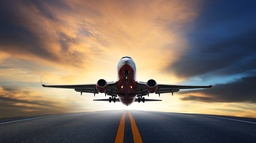
#> input picture 2. ImageFiltering/img/fly.jpg, 256 x 143 px, shrunk from 1500 x 837 before the run
$ jupyter execute --allow-errors IP_6131-010402D_Griaznov_I.ipynb   (shell and % lines are left out)
#> lines starting #> are read from the running program, lines starting #| are printed output that depends on the picture
# Laboratory work  2

**Фильтрация изображений**

Completed: гр.№ 6131-010402D, Griaznov Ilia

[cell 1]
import numpy as np
from PIL import Image
import matplotlib.pyplot as plt
import cv2 as cv
import random
import copy
import json
import itertools
from itertools import repeat
import cv2
from random import randint
from IPython.display import clear_output
from typing import Optional
import warnings
from tqdm import tqdm
warnings.filterwarnings("ignore")

1. Считать цветное rgb изображение
2. Зашумить изображение аддитивным шумом с вероятностью p (по вариантам).
  *   Вход: изображение из пункта 1
  *   Вывод: зашумленное изображение
3. Написать функцию реализации ранговой фильтрации

> Функцию вида fun(Image, window, rank)
Где window  - окно фильтрации (по вариантам)
rank - опциональный параметр, значение ранга в ранговой фильтрации

4. Отфильтровать зашумленное изображение со всеми возможными рангами (кол-во рангов зависит от окна по вариантам).
Подсчитать СКО для результата фильтрации с каждым рангом.
  *   Вход: изображение из пункта 2
  *   Вывод: Значения СКО для каждого ранга. Исходное (из пункта 1), зашумленное (из пункта 2) и отфильтрованные изображения для первого, последнего ранга, а так же для ранга с наименьшим СКО.
  *   СКО считать между отфильтрованным изображением и исходным (не зашумленным) из пункта 1
5. Написать функцию реализации свертки

> Функцию вида fun(mat1, mat2)
Где mat1  - первый сигнал. В данном случае изображение
mat2 - второй сигнал. В данном ядро КИХ фильтра

6. Отфильтровать изображение КИХ фильтром с ядром заданным по вариантам. Подсчитать СКО. Сравнить с результатами пункта 4.
  *   Вход: изображение из пункта 2
  *   Вывод: Значения СКО . Исходное (из пункта 1), зашумленное (из пункта 2) и отфильтрованное изображение.
  *   СКО считать между отфильтрованным изображением и исходным (не зашумленным) из пункта 1


*Для работы с изображением использовать OpenCV (открытие, сохранение и т.д.). Для визуализации можно использовать matplotlib. Все необходимые для задания функции реализовавать самим, а не использовать готовые в OpenCV, если не указано обратного. С изображениями работать с цветными по каждому из каналов.*

[cell 2]
p = 0,1
RANK = 1
kernel = np.array([[1, 1, 1],
                   [1, 3, 1],
                   [1, 1, 1]], dtype='uint8')

FIR_KERNEL = (1/13) * np.array([
    [2, 1, 2],
    [1, 1, 1],
    [2, 1, 2]
])

### 1. Считать цветное rgb изображение

[cell 3]
img = cv2.imread('img/fly.jpg')
#> img is the input picture: shape (143, 256, 3); mean B, G, R 103.5, 113.6, 127.7
img = cv2.cvtColor(img, cv2.COLOR_BGR2RGB)
plt.figure(figsize=(12, 12))
#> (this line was passed over: IPython is not available in this run)
plt.imshow(img)
#> (this line was passed over: IPython is not available in this run)

[cell 4]
img.shape
#> Out = (143, 256, 3)

### 2. Зашумить изображение аддитивным шумом с вероятностью p (по вариантам).

[cell 5]
def noise(img):
    for i in range(img.shape[0]):
        for j in range(img.shape[1]):
            rand = randint(0,100)
            if rand < 1:
                img[i][j] = img[i][j] + randint(0, 255-max(img[i][j]))
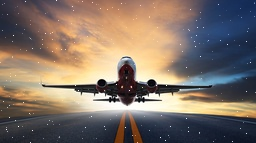
#> img: shape (143, 256, 3); mean R, G, B 128.2, 114.2, 104.1
    return img

[cell 6]
img_noise = noise(img)

#> (the rest of this cell did not finish here and is left out)

### 3. Написать функцию реализации ранговой фильтрации

[cell 7]
def rank_filter(img: np.array, kernel: np.array, rank: int)->np.array:
#> called with kernel = array of shape (3, 3), rank = 6
    result = np.array(img, dtype=img.dtype)
    rows, cols, channels = img.shape[0], img.shape[1], img.shape[2]
#> rows = 143; cols = 256; channels = 3
    halfKernelSize = len(kernel) // 2
    for ch in range(channels):
        for i in range(0, rows):
            for j in range(0, cols):
                series = [] # вариационный ряд
                for p in range(-halfKernelSize, halfKernelSize + 1):  # по строкам ядра
                    for q in range(-halfKernelSize, halfKernelSize + 1):  # по столбцам ядра
                        amount = kernel[p + halfKernelSize][q + halfKernelSize]  # число, лежащее в p,q ячейке ядра
                        padP = p if i + p < rows and i + p > 0 else 0  # обработка выхода за границы массива по строкам
                        padQ = q if j + q < cols and j + q > 0 else 0  # обработка выхода за границы массива по столбцам
                        val = img[i + padP, j + padQ, ch]  # само число вариационного ряда
                        for _ in range(amount):
                            series.append(val)
                series = sorted(series)
                result[i, j, ch] = series[rank]

    return result

### 4. Отфильтровать зашумленное изображение со всеми возможными рангами (кол-во рангов зависит от окна по вариантам). Подсчитать СКО для результата фильтрации с каждым рангом.

[cell 8]
rank_filtered_img = rank_filter(img_noise, kernel, 6)
plt.subplots(figsize=(12,12))
#> (this line was passed over: IPython is not available in this run)
plt.imshow(rank_filtered_img)
#> (this line was passed over: IPython is not available in this run)

[cell 9]
def get_amount_of_pixels_in_window(kernel: np.array)->int:
    """
    Возвращает количество элементов а вариационном ряде на основе значений ядра окна
    """
    amount = 0
    for row in kernel:
        for j in range(len(row)):
            amount = amount + row[j]
    return amount

[cell 10]
N = get_amount_of_pixels_in_window(kernel)
print("N =",N)
channel = [0, 1, 2]
rang_image_list = []
for i in range(0, N):
    rang_image = rank_filter(img_noise, kernel, i)
    rang_image_list.append(rang_image)
    mse = 0
    for j in channel:
        mse += np.mean((img[:,:,j] - rang_image[:,:,j])**2)
    print("MSE: ", mse/len(channel), ", rank: ", i)
#> this loop made 11 passes
#> pass 1, `rang_image = rank_filter(img_noise, kernel, i)`:
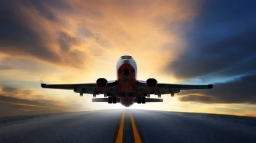
#> rang_image: shape (143, 256, 3); mean R, G, B 116.9, 103.9, 94.6
#> pass 3, `rang_image = rank_filter(img_noise, kernel, i)`:
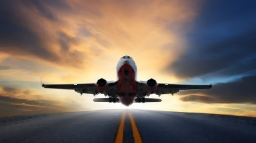
#> rang_image: shape (143, 256, 3); mean R, G, B 121.1, 107.6, 98.1
#> after the loop, rang_image_list = 11 items

### Вывод:

Выше наглядно видно СКО (MSE) для каждого просчитанного ранга. Из расчета среднеквадратичного отклонения наглядно видно, что наименьшее отклонение СКО при ранге = 5 : `MSE:  6.358890481879729 , rank:  5`

### 5. Написать функцию реализации свертки

[cell 11]
def convolution(img, kernel):
    r,g,b = img[:,:,0], img[:,:,1],img[:,:,2]
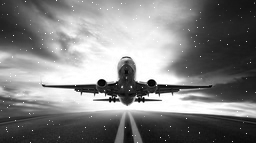
#> r: shape (143, 256); min 0, max 255, mean 128.2
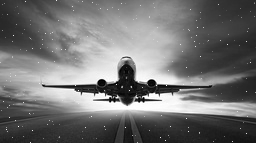
#> g: shape (143, 256); min 0, max 255, mean 114.2
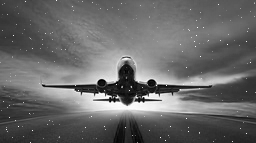
#> b: shape (143, 256); min 0, max 255, mean 104.1
    r_copy, g_copy, b_copy = np.array(r,copy=True),np.array(g,copy=True),np.array(b,copy=True)
    l = len(kernel)
    step = int((l+1)/2-1)
    for i in range(step, len(img)-step):
        for j in range(step, len(img[0])-step):
            window_red = r[i - step: i + step + 1, j - step: j + step + 1]
            window_green = g[i - step: i + step + 1, j - step: j + step + 1]
            window_blue = b[i - step: i + step + 1, j - step: j + step + 1]
            r_copy[i][j] = sum(sum(np.array(window_red)*kernel.T))
            g_copy[i][j] = sum(sum(np.array(window_green)*kernel.T))
            b_copy[i][j] = sum(sum(np.array(window_blue)*kernel.T))
#> this loop made 141 passes
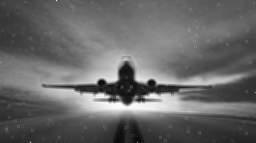
#> b_copy: shape (143, 256); min 8, max 252, mean 103.6
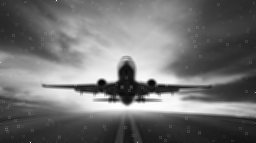
#> g_copy: shape (143, 256); min 5, max 254, mean 113.7
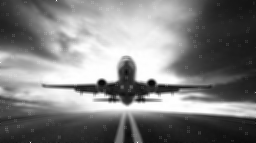
#> r_copy: shape (143, 256); min 7, max 255, mean 127.8
    return np.dstack((r_copy,g_copy,b_copy))
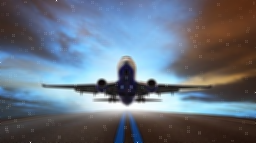
#> returned value: shape (143, 256, 3); mean of channels 0, 1, 2 127.8, 113.7, 103.6; drawn as B, G, R

### 6. Отфильтровать изображение КИХ фильтром с ядром заданным по вариантам. Подсчитать СКО. Сравнить с результатами пункта 4.

[cell 12]
img_kix = convolution(img_noise, FIR_KERNEL)

[cell 13]
plt.figure(figsize=(26,26))
#> (this line was passed over: IPython is not available in this run)
#> (the rest of this cell did not finish here and is left out)

[cell 14]
square_sum = np.sum((img_kix - rank_filtered_img)**2)
#> square_sum = 1718596
count = rank_filtered_img.size
#> count = 109824
mse = np.sqrt(square_sum / count)
#> mse = 3.96
mse
#> Out = 3.96
